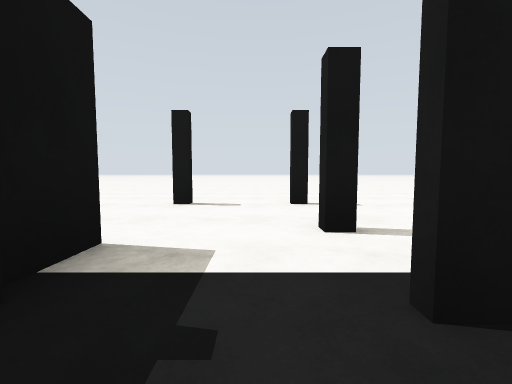
View 1 (above)

19 first-person views from a walk through a Gazebo world. The camera is 1.2 m above the floor, tilts 4° down and sees 90° across. The floor is counted in squares, 2.5 m on a side. Each view is taken from the middle of a square. On the plan, view 1 faces up. The plan holds only what a view shows up to about 9 squares ahead; the rest is blank. The place goes on beyond the plan.

View 2
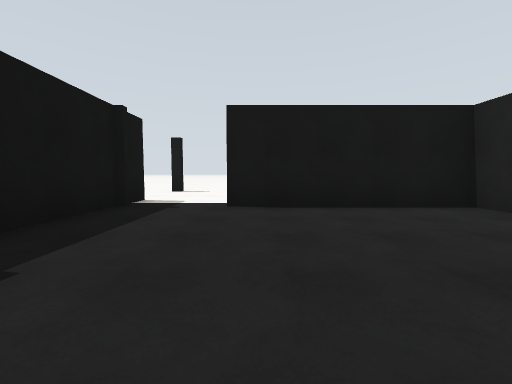

View 3
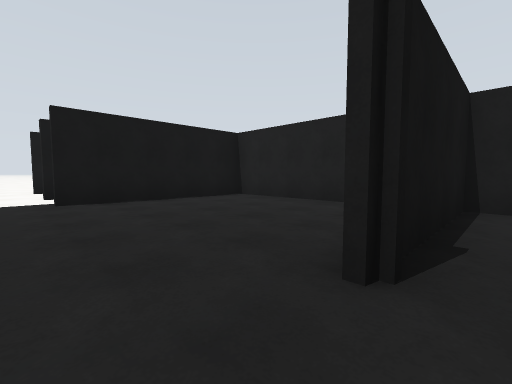

View 4
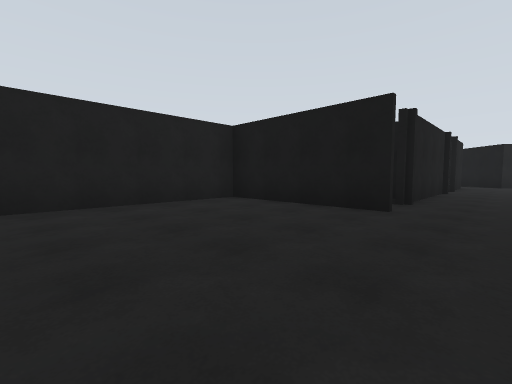

View 5
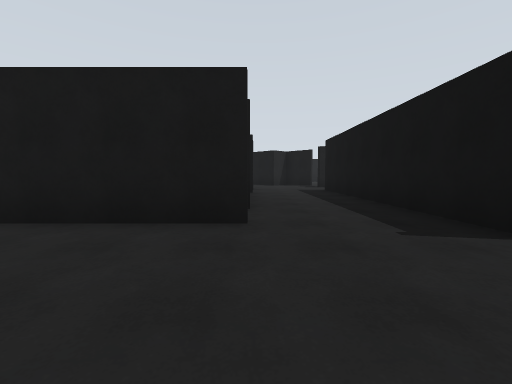

View 6
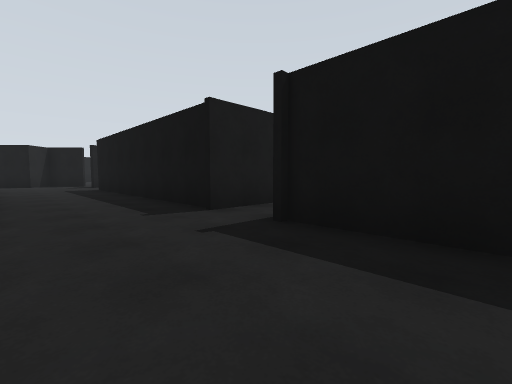

View 7
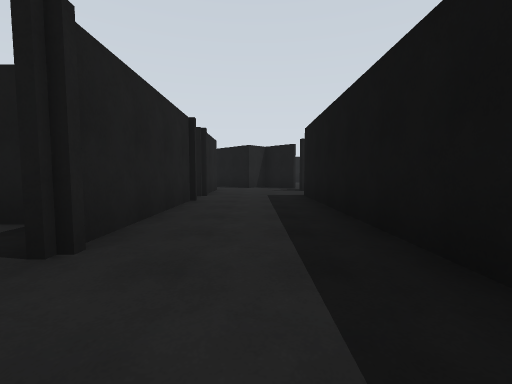

View 8
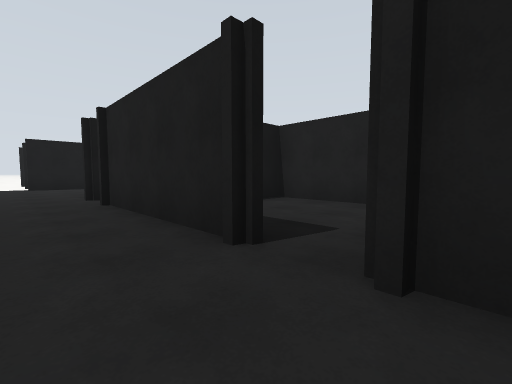

View 9
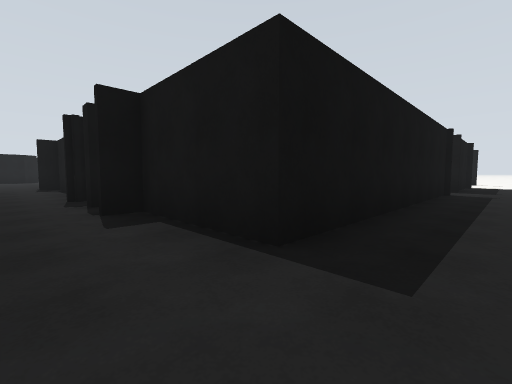

View 10
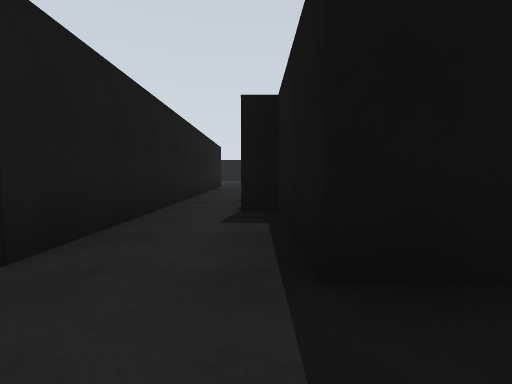

View 11
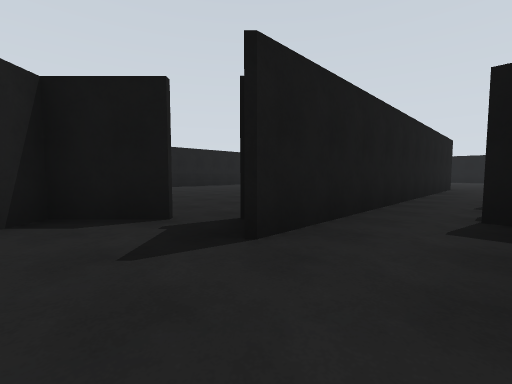

View 12
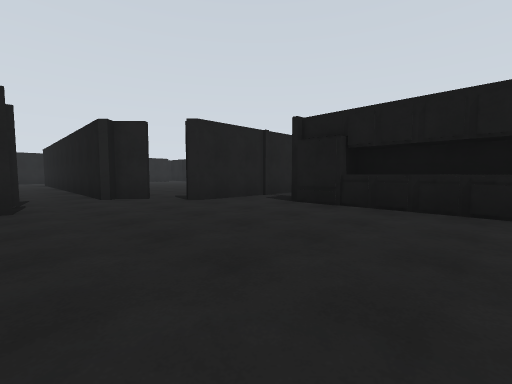

View 13
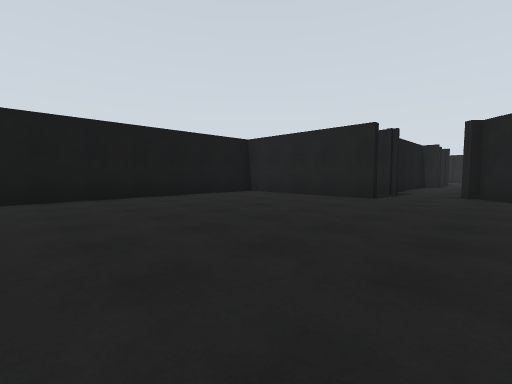

View 14
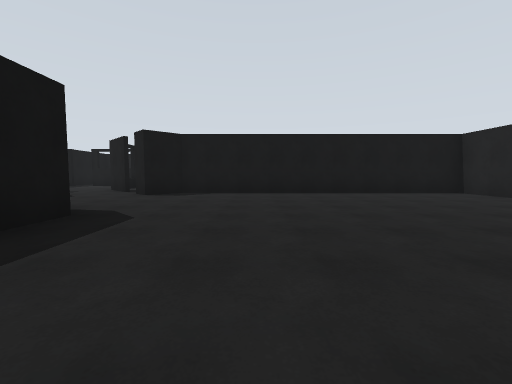

View 15
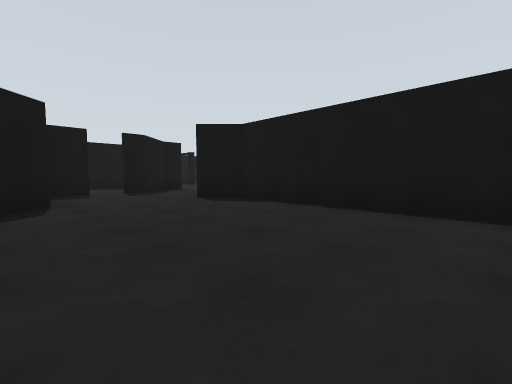

View 16
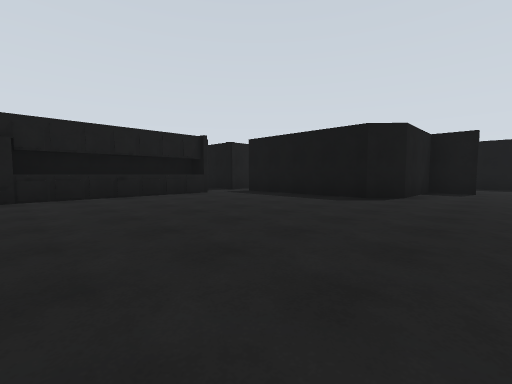

View 17
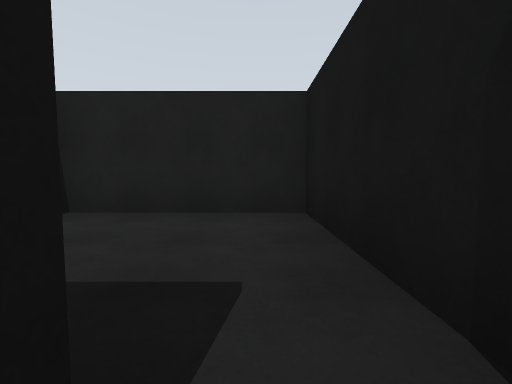

View 18
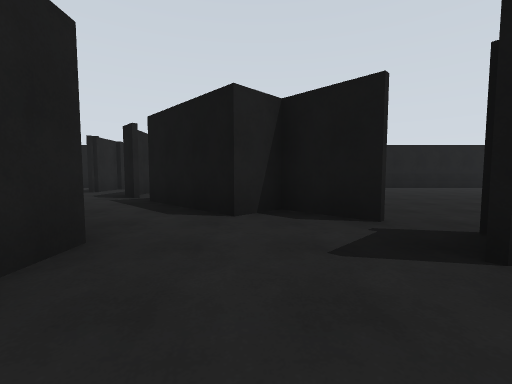

View 19
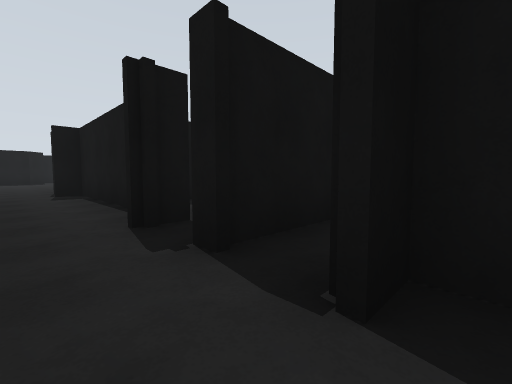

### Floor plan
Points are (right, up) in squares from view 1. A wall is a line through its corners. A room is listed if a view was taken in it or the views show most of it. See-through windows are left out.
Room 1 (views 1, 2, 4, 5, 6, 7)
walls: (1, -3.5) (4.2, -3.5); (-1.1, 1.9) (-1.1, -1.8); (4.2, -4.1) (4.2, 0.8) (0.5, 0.8)
ways out: opening at (0, -4) to room 2; opening at (0, 1)
Room 2 (view 3)
walls: (1.2, -7.9) (1.2, -4.4); (-1.1, -2.8) (-1.1, -8.7)
ways out: opening at (0, -4) to room 1; opening at (0, -9) to room 3; opening at (1, -8) to room 5
Room 3 (views 8, 9, 10, 11, 18, 19)
walls: (-5.5, -8.7) (-9.7, -8.7); (-1.3, -11.5) (-0.3, -12.5) (0.2, -11.9); (-1.1, -8.7) (-3.3, -8.7); (1.2, -10.9) (1.2, -8.6); (-9.8, -10.3) (-1.2, -10.3); (-10.1, -11.1) (-9.6, -10.5)
ways out: opening at (0, -9) to room 2; opening at (-10, -10) to room 4
Room 4 (views 12, 13, 14, 15, 16)
walls: (-18.8, -8.4) (-18.2, -9) (-18.2, -12.5); (-16.9, -12.7) (-12.1, -12.7); (-10.8, -9.1) (-10.8, -5.5) (-17.9, -5.5) (-18.5, -6.2) (-19, -5.7); (-17.4, -13.3) (-13.2, -13.3); (-19.4, -5.2) (-20.4, -4.3); (-20.7, -7.5) (-20.7, -8.6) (-18.6, -8.6); (-10.8, -14) (-10.8, -11.5); (-21.6, -5.4) (-20.7, -6.4) (-20.7, -6.9); (-23.5, -5.9) (-23.5, -7.9)
ways out: opening at (-10, -10) to room 3
Room 5 (view 17)
walls: (1.2, -8.6) (4.2, -8.6) (4.2, -5.5)
ways out: opening at (1, -8) to room 2

Positions as (right, up) in squares from view 1, and headings:
1: (0, 0), facing up
2: (1, -3), facing up
3: (0, -4), facing up-right
4: (0, 0), facing down-right
5: (1, -1), facing down
6: (1, 0), facing down-left
7: (0, -3), facing down
8: (0, -9), facing up-right
9: (0, -10), facing up-left
10: (0, -9), facing left
11: (0, -9), facing down-left
12: (-15, -9), facing down-right
13: (-16, -11), facing up-right
14: (-16, -12), facing up
15: (-14, -9), facing up-left
16: (-13, -7), facing down-left
17: (1, -8), facing right
18: (0, -9), facing down
19: (-3, -10), facing up-left
